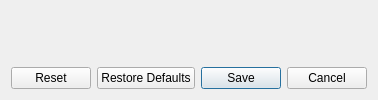
<?xml version="1.0" encoding="UTF-8"?>
<ui version="4.0">
 <class>DocumentSettingsDialog</class>
 <widget class="QDialog" name="DocumentSettingsDialog">
  <property name="windowTitle">
   <string>Configure the current document</string>
  </property>
  <layout class="QVBoxLayout" name="verticalLayout">
   <item>
    <widget class="PageConfigContainer" name="page_config_container" native="true"/>
   </item>
   <item>
    <widget class="QDialogButtonBox" name="button_box">
     <property name="orientation">
      <enum>Qt::Orientation::Horizontal</enum>
     </property>
     <property name="standardButtons">
      <set>QDialogButtonBox::StandardButton::Cancel|QDialogButtonBox::StandardButton::Reset|QDialogButtonBox::StandardButton::RestoreDefaults|QDialogButtonBox::StandardButton::Save</set>
     </property>
    </widget>
   </item>
  </layout>
 </widget>
 <customwidgets>
  <customwidget>
   <class>PageConfigContainer</class>
   <extends>QWidget</extends>
   <header>mtg_proxy_printer.ui.page_config_container</header>
   <container>1</container>
  </customwidget>
 </customwidgets>
 <resources/>
 <connections>
  <connection>
   <sender>button_box</sender>
   <signal>accepted()</signal>
   <receiver>DocumentSettingsDialog</receiver>
   <slot>accept()</slot>
  </connection>
  <connection>
   <sender>button_box</sender>
   <signal>rejected()</signal>
   <receiver>DocumentSettingsDialog</receiver>
   <slot>reject()</slot>
  </connection>
 </connections>
</ui>
